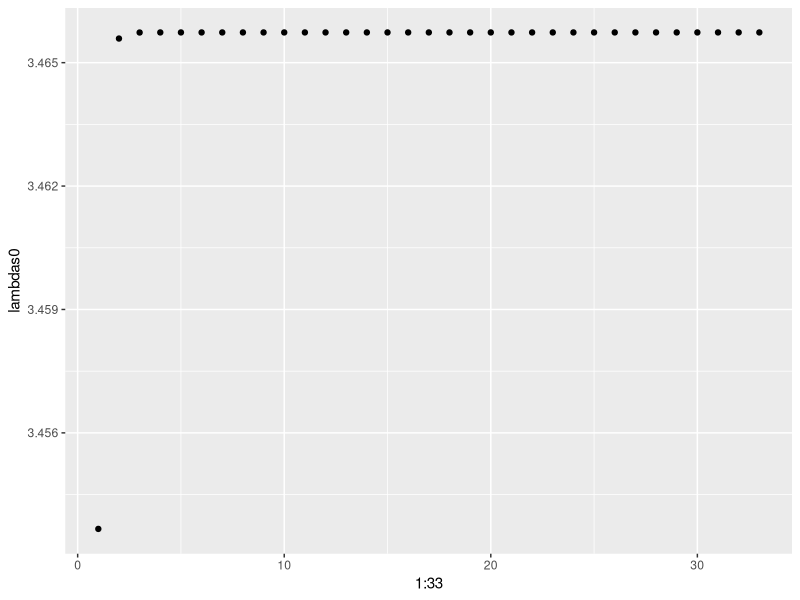
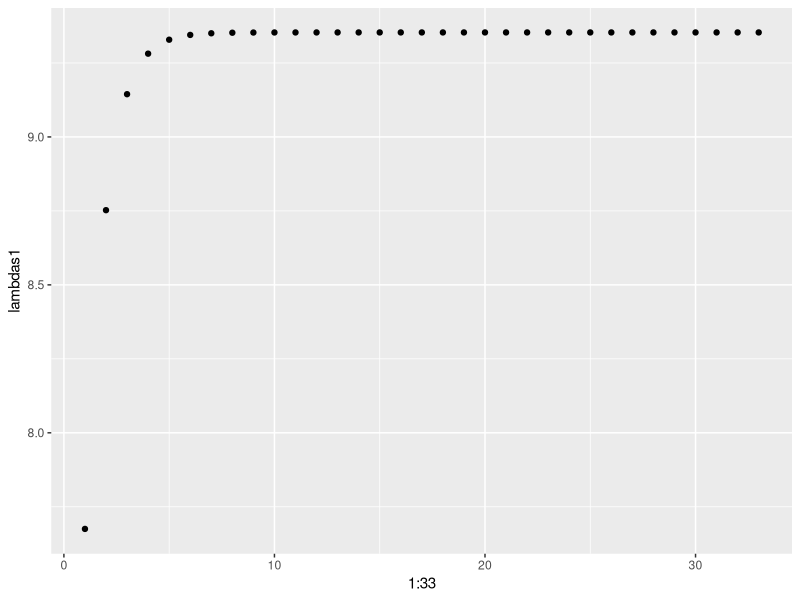

Write R code to recreate these figures, in order. (Note: this script raises an error after producing the figures.)
## ---- chunk 1
library(knitr)
knitr::opts_chunk$set(
  echo = T, tidy=T, message=F, warning=F,
  strip.white=F,
  prompt=F,
  cache=T,
  root.dir = "./Exe3bsm",
  size="scriptsize",
  fig.width=7, 
  fig.height=5, 
  fig.align = "center"
)
## ---- chunk 2
if (F){
  setwd("C:/Users/chris/OneDrive/Documents/Fysmat/8 Semester V2022/Ber. Stat. Met/TMA4300/Exe3bsm/")
  options(error=recover)
  options(error=NULL)
}
## ---- chunk 3
library(knitr)
library(kableExtra)
## ---- chunk 4
u<-read.csv("./additionalFiles/u.txt", header=FALSE)
z<-read.csv("./additionalFiles/z.txt", header=FALSE)
## ---- chunk 5
cond_expectation <- function(lambda0, lambda1,lambda0t,lambda1t, u, z)
{
  n=length(u)
  exp=n*(log(lambda0)+log(lambda1))-(lambda0*sum(u*z+(1-u)*(1/lambda0t-(z)/(exp(lambda0t*z)-1))))-(lambda1*sum(u*z+(1-u)*(1/lambda1t-(z)/(exp(lambda1t*z)-1))))
return(exp)
}
## ---- chunk 6
M_step<- function(lam0,lam1,u,z)
{
  n = 200
  lambda0next= n/sum(u*z + (1 - u)*(1/lam0 - z/(exp(lam0*z) - 1)))
  lambda1next=  n / sum((1 - u)*z + u*(1/lam1 - z/(exp(lam1*z) - 1)))

  return(c(lambda0next,lambda1next))
}
## ---- chunk 7
EM_algorithm<- function(lambda,u,z, epsilon=10e-15)
{
  lambda0=lambda[1]
  lambda1=lambda[2]
  lambda=c(lambda0,lambda1)
  list0<-c()
  list1<-c()
  for (i in 1:300) {
    lambda0t=M_step(lambda0,lambda1,u,z)[1]
    lambda1t=M_step(lambda0,lambda1,u,z)[2]
    lambdat=c(lambda0t,lambda1t)
    list0<-c(list0,lambda0t)
    list1<-c(list1,lambda1t)
    norm=norm(lambdat-lambda, type="2")
    lambda0=lambda0t
    lambda1=lambda1t
    lambda=c(lambda0t,lambda1t)
    if(norm<epsilon)
    {
      break
    }
}
  return(list(lambdas0=list0, lambdas1=list1))
}

#The estimated MLEs of lambda0 and lambda1
lambdas<-EM_algorithm(c(2.5,5),u,z)
lambdas0=lambdas$lambdas0
lambdas1=lambdas$lambdas1
MLE_lambda0=lambdas0[length(lambdas0)]
MLE_lambda1=lambdas1[length(lambdas1)]
## ---- chunk 8
MLE_lambda0
MLE_lambda1
## ---- chunk 9
library(ggplot2)
lambdas=data.frame(lambdas)
ggplot(data=lambdas)+
  geom_point(mapping=aes(x=1:33,y=lambdas0))

ggplot(data=lambdas)+
  geom_point(mapping=aes(x=1:33,y=lambdas1))
## ---- chunk 10
B = 200 # Seldom needed more samples
n = length(u$V1) # length of lambdas0 from EM
t = length(lambdas$lambdas0)

l0 = lambdas$lambdas0
l1 = lambdas$lambdas1

l = c(l0[length(l0)], l1[length(l1)])

set.seed(420)
lambda.T = matrix(nrow = B, ncol = 2)
for (i in 1:B){
  # browser()
  Bs = sample(n, n, replace = TRUE)
  lt = EM_algorithm(c(2.5,5),u$V1[Bs],z$V1[Bs])
  lambda.T[i,] = cbind(lt$lambdas0[length(lt$lambdas0)],
                       lt$lambdas1[length(lt$lambdas1)])
}

sd.boot = apply(lambda.T, 2, sd)
cor.boot = cor(lambda.T)[1,2]
# find bias and correct
mu.boot = apply(lambda.T, 2, mean)
bias.boot = mu.boot - c(lambdas$lambdas0[length(lambdas$lambdas0)],
                        lambdas$lambdas1[length(lambdas$lambdas1)])
bias.corrected = l - bias.boot

boot.inference = cbind(sd.boot, bias.boot, l, bias.corrected)
rownames(boot.inference) = c("1", "2")
colnames(boot.inference) = NULL

kable(round(boot.inference,4), 
      caption = "Inference about $\\hat{\\boldsymbol{\\lambda}}$", 
      format = "latex", row.names = c(1,2), 
      col.names = c( 
        "$\\hat{\\mathrm{SD}}_{\\hat{\\boldsymbol{\\lambda}}}$",
        "$\\text{Bias}_{\\hat{\\boldsymbol{\\lambda}}}$",
        "$\\hat{\\boldsymbol{\\lambda}}$",
        "$\\hat{\\boldsymbol{\\lambda}} -
        \\text{Bias}_{\\hat{\\boldsymbol{\\lambda}}}$"
        ), 
      escape = FALSE)
## ---- chunk 11
# Find the z-values where u=0 and where u=1

z_0=z[u==0]
z_1=z[u==1]

l<-function(lambdas)
{
  ll <- sum(log(lambdas[2] * exp(-lambdas[2]*z_0) * (1 - exp(-lambdas[1]*z_0)))) +
sum(log(lambdas[1] * exp(-lambdas[1]*z_1) * (1 - exp(-lambdas[2]*z_1))))
  return(-ll)
}

lambdas=optim(par=c(1,1), fn=l)$par
